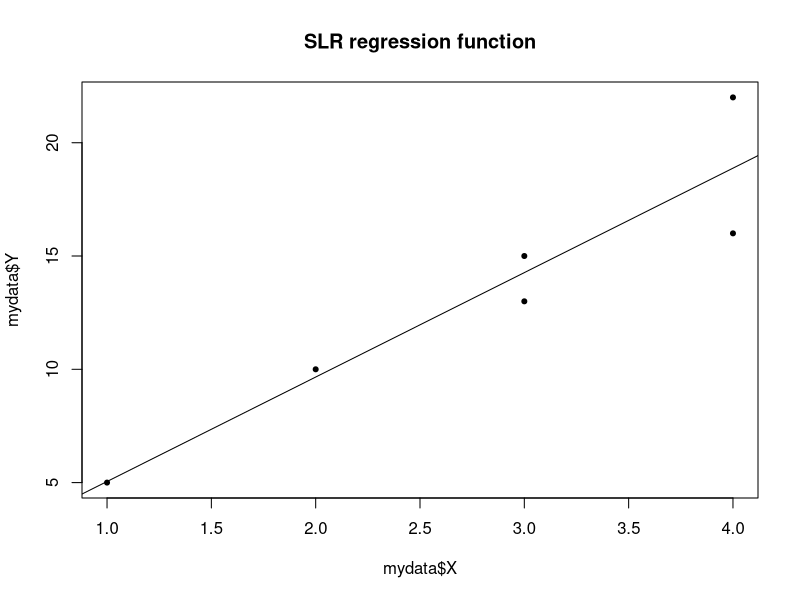

This figure's R source:
# HW6 - 1,3,4 - Consumer finance
setwd('/Users/Qihong/Code/github/STAT333_RegressionAnalysis/333hw6')
rm(list = ls())
mydata = read.table('CH05PR05.txt', header = F)
colnames(mydata)[1] = "Y"; # the number of competing loan companies in each city
colnames(mydata)[2] = "X"; # perThousand of company 

# convert the data into vector form
X = cbind(rep(1, length(mydata$X)), c(mydata$X))
Y = c(mydata$Y)

# play with the data
lm.fit = lm(mydata$Y ~ mydata$X)
plot(mydata$Y ~ mydata$X, pch = 20, main = 'SLR regression function')
abline(lm.fit)


# Question 1 - textbook 5.5

# a) Y'Y
t(Y) %*% Y

# b) X'X
t(X) %*% X

# C) X'Y
t(X) %*% Y


# Question 3, textbook 5.13
# invert X'X
solve(t(X) %*% X)


# Question 4, textbook 5.24 
# a) 
# 1) obtain beta vector
beta = solve(t(X) %*% X) %*% (t(X) %*% Y)

# 2) obtain residuals 
Yfitted = X %*% beta
residuals = Y - Yfitted

# 3) SSR
SSR = sum((Yfitted - mean(Y))^2)

# 4) SSE
SSE = sum(residuals^2)

# 5) variance and covariance matrix for betas
MSE = SSE / 4
beta_vcov = MSE * var(solve(t(X) %*% X))

# 6) point estimate of Y when X = 4
Xhat = c(1, 4)
Yhat = Xhat %*% beta

# 7) variance of a new prediction, where Xhat is 4
Yhat_var = MSE * (1 + t(Xhat) %*% solve(t(X) %*% X) %*% Xhat)

# b) variance of beta1 and beta0, and their covariance
cov_b0_b1 = beta_vcov[1,2]
var_b0 = beta_vcov[1,1]
var_b1 = beta_vcov[2,2]


# c) the hat matrix 
H = X %*% solve((t(X) %*% X)) %*% t(X)

# d) variance-covariance matrix for residuals
MSE * (diag(dim(H)[1]) - H)


